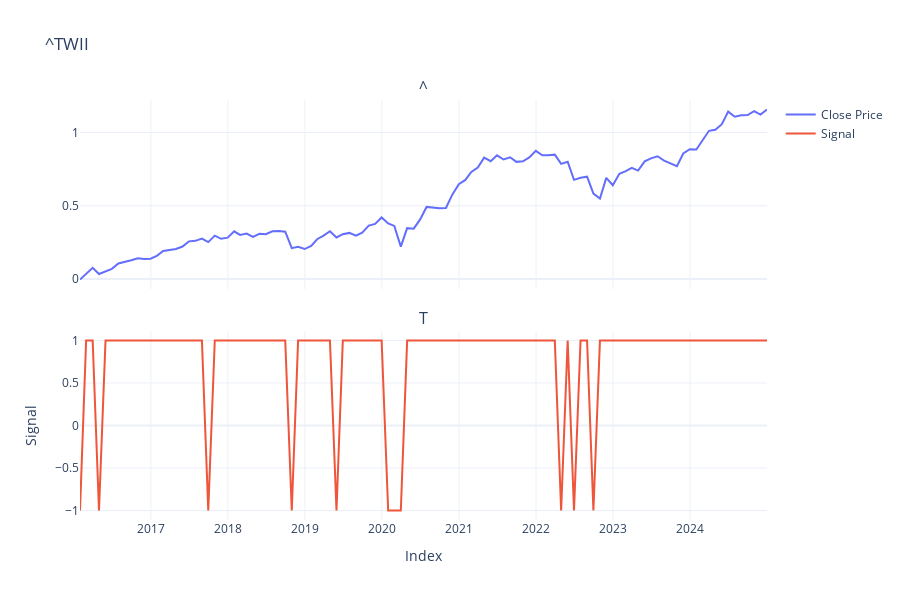

Write notebook code for a chart like this one.
### Markdown cell above
# Monthly Model
1. Add to the position when there's a signal with abnormal plunges/dips
2. bear market when there's 2 signals for the past 3 months, reverse when there's abnormal dips

### Code cell
# visualization, not quantifiable - Monthly Version
symbol = "^TWII"
data = yf.download(symbol, start='2016-01-01', rounding=2, progress=False)
returns = data[["Close"]].pct_change().dropna()
returns = returns.resample("ME").sum()

returns["pct_power_5"] = np.power(returns.Close, 5)
tajm = 3
alpha = 2 / (tajm + 1)
returns['cumsum_bm'] = returns.Close.cumsum()
returns['ma_cumsum_bm'] = returns.cumsum_bm.rolling(60).mean()
returns['pct_for_calculating_profit'] = returns.Close.shift(-2)

returns["pct_power_5_ema"] = returns["pct_power_5"].ewm(alpha=alpha, adjust=False).mean()
returns['pct_power_5_ema_shift_1'] = returns.pct_power_5_ema.shift(1)

returns['signal'] = returns.apply(lambda row: 1 if row['pct_power_5_ema'] > row['pct_power_5_ema_shift_1']*1.01 or row['pct_power_5_ema'] > 0 else -1, axis=1)

returns['strat_pct'] = returns.signal * returns.pct_for_calculating_profit

k = 0
u = -1

fig = make_subplots(rows=2, cols=1, shared_xaxes=True, vertical_spacing=0.1,
                     subplot_titles=symbol)

fig.add_trace(go.Scatter(
    x=returns.index[k:u],
    y=returns.iloc[k:u].cumsum_bm,
    mode='lines',
    name='Close Price'
), row=1, col=1)

fig.add_trace(go.Scatter(
    x=returns.index[k:u],
    y=returns.iloc[k:u]['signal'],
    mode='lines',
    name='Signal'
), row=2, col=1)

fig.update_layout(
    title=symbol,
    template="plotly_white",
    height=600
)

fig.update_xaxes(title_text="Index", row=2, col=1)
fig.update_yaxes(title_text="Signal", row=2, col=1)

fig.show()
